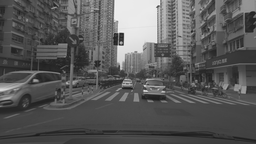
#> input picture png/000.png, 256 x 144 px, shrunk from 3840 x 2160 before the run, found by its file name
$ python self_tune.py
#> lines starting #> are read from the running program, lines starting #| are printed output that depends on the picture; long printed decimals are rounded
### global_motion_estimation/utils.py
from cmath import log10, sqrt
from tkinter import image_names
import cv2
import time
import json
import numpy as np


# [23 lines left out: function get_video_frames, not called in this run]


def get_pyramids(original_image, levels=3):
    """
    Rturns a list of downsampled images, obtained with the Gaussian pyramid method. The length of the list corresponds to the number of levels selected.

    Args:
        original_image (np.ndarray): the image to build the pyramid with
        levels (int): the number of levels (downsampling steps), default to 3

    Returns:
        pyramid (list): the listwith the various levels of the gaussian pyramid of the image.
    """
    pyramid = [original_image]
    curr = original_image
    for i in range(1, levels):
        scaled = cv2.pyrDown(curr)
        curr = scaled
        pyramid.insert(0, scaled)
    return pyramid


# [111 lines left out: functions draw_motion_field, timer, PSNR, create_video_from_frames, some_data, not called in this run]


# [20 lines that do not run on import are left out]

### global_motion_estimation/motion.py
import multiprocessing
from xmlrpc.client import MAXINT
import numpy as np
from utils import timer
from utils import get_pyramids
from bbme import get_motion_field
import itertools

BBME_BLOCK_SIZE = 16
MOTION_VECTOR_ERROR_THRESHOLD_PERCENTAGE = .3


def dense_motion_estimation(previous, current):
    """Given a couple of frames, estimates the dense motion field.

    The dense motion field corresponds to a matrix of size the # of blocks
    that fit in the image for each dimension. Each element of the matrix
    contains two values, the shift in x and y directions.

    Args:
        previous (np.ndarray): previous frame of the video.
        current (np.ndarray): current frame of the video.

    Returns:
        motion_field (np.ndarray): estimated dense motion field.
    """
    motion_field = get_motion_field(
        previous, current, block_size=2, searching_procedure=3
    )
    return motion_field


# [56 lines left out: function best_affine_parameters, not called in this run]


def affine_model(x, y, parameters):
    """Computes the or the displacement of the pixel in position <x,y> given by the application of the affine model with the passed parameters.

    Args:
        x (int): x coordinate of the pixel.
        y (int): y coordinate of the pixel.
        parameters (np.array): parameters of the affine model.

    Returns:
        (tuple(int, int)): displacement of the pixel in position <x,y>.
    """
    A = np.asarray([[1, x, y, 0, 0, 0], [0, 0, 0, 1, x, y]], dtype=np.int32)
    tparameters = np.transpose(parameters)
    d = np.matmul(A, tparameters)
    return d


# @timer
def global_motion_estimation(previous, current):
    """Method to perform the global motion estimation.
    - uses affine model to model global motion
    - uses robust estimation removing outliers from global motion estimation
    - uses a hierarchical approach to make the estimation more robust

    Args:
        previous (np.ndarray): the frame at time t-1.
        current (np.ndarray): the frame at time t.

    Returns:
        np.ndarray: The list of parameters of the motion model that describes the global motion between previous and current.
    """
    # create the gaussian pyramids of the frames
    prev_pyr = get_pyramids(previous)
    curr_pyr = get_pyramids(current)

    # first (coarse) level estimation
    parameters = np.zeros(shape=(6), dtype=np.float32)
    parameters = first_parameter_estimation(prev_pyr[0], curr_pyr[0])


    # all the other levels
    for i in range(1, len(prev_pyr)):
        parameters = parameter_projection(parameters)
        parameters = best_affine_parameters_robust(prev_pyr[i], curr_pyr[i], parameters)

    return parameters


def get_motion_field_affine(shape, parameters):
    """Computes the motion field given by the motion model.

    Args:
        shape (np.ndarray): shape of the motion field.
        parameters (np.ndarray): list of the parameters of the motion model.

    Returns:
        np.ndarray: the motion field given by the affine model with the passed parameters.
    """
    new_shape = (shape[0], shape[1], 2)
    motion_field = np.zeros(shape=new_shape, dtype=np.int16)
    for i in range(shape[0]):
        for j in range(shape[1]):
            displacement = affine_model(i, j, parameters)
            dx = round(displacement[0])
            dy = round(displacement[1])
            motion_field[i, j] = [dx, dy]
    return motion_field


def first_parameter_estimation(previous, current):
    """Computes the parameters for the perspective motion model for the first iteration.

    Parameters:
        previous:   previous frame.
        current:    current frame.

    Returns:
        np.ndarray: first estimation of the parameters, obtained with dense motion estimation.
    """
    # estimate the dense motion field
    dense_motion_field = dense_motion_estimation(previous, current)
    parameters = compute_first_parameters(dense_motion_field)
    return parameters


def compute_first_parameters(dense_motion_field):
    """Given the initial motion field, returns the first estimation of the parameters.
    For the first estimation only transition is taken into account, therefore only parameters a0 and b0 are computed.

    Args:
        dense_motion_field (np.ndarray): ndarray with shape[-1]=2; the touples in the last dimension represent the shift of the pixel from previous to current frame. It is computed via dense motion field estimation.

    Returns:
        np.ndarray: the list of parameters of the motion model.
    """
    a0 = np.mean(dense_motion_field[:, :, 0])
    b0 = np.mean(dense_motion_field[:, :, 1])
    return np.array([a0, 0.0, 0.0, b0, 0.0, 0.0], dtype=np.float32)


def parameter_projection(parameters):
    """Projection of the parameters from level l to level l+1.

    Citing the paper: `The projection of the motion parameters from one level onto the next one consists merely of multiplying a0 and a1 by 2, and dividing a6 and a7 by two.`

    Args:
        parameters (list): the list of the current parameters for motion model at level l.

    Returns:
        parameters (list): the list of the updated parameters for motion model at level l+1.
    """
    # scale transition parameters
    # a0
    parameters[0] = parameters[0] * 2
    # b0
    parameters[3] = parameters[3] * 2
    return parameters


def best_affine_parameters_robust(previous, current, old_parameters):
    """Robust version of the method to compute parameters for the affine model.
    1. estimates motion field with old parameters
    2. eliminates outliers
    3. gets new parameters without outliers

    Args:
        previous (np.ndarray): previous frame.
        current (np.ndarray): current frame.

    Returns:
        np.ndarray: array with parameters of the affine motion model [a0,a1,a2,b0,b1,b2].
    """
    # get ground truth motion field
    gt_motion_field = get_motion_field(
        previous=previous,
        current=current,
        block_size=BBME_BLOCK_SIZE,
        searching_procedure=3,
    )

    # get affine model's motion field w/ old parameters
    old_params_motion_field = get_motion_field_affine(gt_motion_field.shape, old_parameters)

    # compute differences and create mask to hide outliers
    # get difference between motion vectors
    diff = gt_motion_field-old_params_motion_field
    # get norm of difference vector
    diff = np.abs(diff)
    diff = diff.sum(axis=2)
    all_diffs = diff.flatten()
    all_diffs.sort()
    threshold_index = int(MOTION_VECTOR_ERROR_THRESHOLD_PERCENTAGE*len(all_diffs))
    threshold_value = all_diffs[-threshold_index] # since sort in ascending order
    outlier = diff>threshold_value

    # compute parameters minimizing error
    # use mask to avoid computing on outliers
    first_part = np.zeros(shape=[3, 3], dtype=np.float64)
    second_part = np.zeros(shape=[3, 1], dtype=np.float64)
    w = 1 / (previous.shape[0] * previous.shape[1])
    for i in range(gt_motion_field.shape[0]):
        for j in range(gt_motion_field.shape[1]):
            if not outlier[i,j]:
                x = i * 4
                y = j * 4
                Ax = np.array([[1, x, y]], dtype=np.float64)
                dx = gt_motion_field[i, j]
                temp_first = (np.matmul(Ax.transpose(), Ax)) * w
                temp_second = (Ax.transpose() * dx[0]) * w
                first_part += temp_first
                second_part += temp_second
    finv = np.linalg.inv(np.matrix(first_part))
    finv = np.array(finv)
    ax = np.matmul(finv, second_part)

    first_part = np.zeros(shape=[3, 3], dtype=np.float64)
    second_part = np.zeros(shape=[3, 1], dtype=np.float64)
    w = 1 / (previous.shape[0] * previous.shape[1])
    for i in range(gt_motion_field.shape[0]):
        for j in range(gt_motion_field.shape[1]):
            if not outlier[i,j]:
                x = i * 4
                y = j * 4
                Ay = np.array([[1, x, y]], dtype=np.float64)
                dx = gt_motion_field[i, j]
                temp_first = (np.matmul(Ay.transpose(), Ay)) * w
                temp_second = (Ay.transpose() * dx[1]) * w
                first_part += temp_first
                second_part += temp_second
    finv = np.linalg.inv(np.matrix(first_part))
    finv = np.array(finv)
    ay = np.matmul(finv, second_part)
    ax = ax.reshape((3,))
    ay = ay.reshape((3,))
    a = np.concatenate([ax, ay])
    return a


def compensate_frame(frame, motion_field):
    """Compute the compensated frame given the starting frame and the motion field. Assumes the motion field was computed on squared blocks.

    Args:
        frame (np.ndarray): frame to be compensated.
        motion_field (np.ndarray): motion field.

    Returns:
        np.ndarray: the compensated frame.
    """
    X = 1
    Y = 0
    compensated = np.copy(frame)
    # compute size of blocks
    bs = frame.shape[0]//motion_field.shape[0]
    for i in range(motion_field.shape[0]):
        for j in range(motion_field.shape[1]):
            a = i*bs
            d = motion_field[i,j]
            for _ in range(bs):
                b = j*bs
                for __ in range(bs):
                    try:
                        newa = a-d[X]
                        newb = b-d[Y]
                        assert newa > -1
                        assert newb > -1
                        compensated[a,b] = frame[newa,newb]
                    except:
                        pass
                    b += 1
                a += 1
    return compensated


# [18 lines left out: function motion_compensation, not called in this run]

### global_motion_estimation/bbme.py
import os
import argparse
import itertools
from xmlrpc.client import MAXINT

import cv2
import numpy as np

from utils import draw_motion_field, get_video_frames, get_pyramids


def get_motion_field(
    previous,
    current,
    block_size=4,
    search_window=2,
    searching_procedure=1,
    pnorm_distance=1,
) -> np.ndarray:
    height = previous.shape[0]
    width = previous.shape[1]

    motion_field = np.zeros(
        (int(height / block_size), int(width / block_size), 2), dtype=np.int32
    )

    search = searching_procedures[searching_procedure]
    motion_field = search(
        previous,
        current,
        motion_field,
        height,
        width,
        pnorm_distance,
        block_size,
        search_window,
    )
    return motion_field


def compute_dfd(block_1, block_2, pnorm_index=0):
    """
    compute_dfd
    Computes a given pnorm distance of two np arrays

    Args:
        block_1 (np.ndarray): first block
        block_2 (np.ndarray): the other block
        pnorm_index (func): index of the distance to use:
            0: mae
            1: mse
            Defaults to 0 (mae)


    Returns:
        float: value of the dfd
    """

    assert block_1.shape == block_2.shape
    pnorm = pnorm_distances[pnorm_index]
    diff_block = np.array(block_1, dtype=np.float32) - np.array(
        block_2, dtype=np.float32
    )
    return pnorm(diff_block)


# [13 lines left out: function mae, not called in this run]


def mse(diff_block):
    """
    mse
    Given a np array, returns the sum of of the
    minimum squared  error (2-norm distance)

    Args:
        diff_block (np.ndarray): the block to sum

    Returns:
        float: value of the sum of eucledian distance
    """
    return np.sum(diff_block * diff_block)


# [337 lines left out: functions compute_current_target_block_corners, exhaustive_search, threestep_search, twodlog_search, not called in this run]


def diamond_search(
    previous,
    current,
    mf,
    height,
    width,
    pnorm_distance=0,
    block_size=12,
    search_window=-1,
):
    """
    diamond_search
    Computes the motion field with the diamond search BBME algorithm

    Args:
        previous (np.ndarray): previous frame
        current (np.ndarray): current frame
        mf (np.ndarray): motion field to compute
        height (int): rows of the frame
        width (int): columns of the frame
        pnorm_distance (int, optional): index of the dfd function to use. Defaults to 0 (mae)
        block_size (int, optional): size of each block (in pixels). Defaults to 4.

    Returns:
        nd.ndarray: motion field
    """

    large_search_pattern_offsets = [
        (0, 0),
        (2, 0),
        (1, 1),
        (0, 2),
        (-1, 1),
        (-2, 0),
        (-1, -1),
        (0, -2),
        (1, -1),
    ]
    small_search_pattern_offsets = [
        (0, 0),
        (1, 0),
        (0, 1),
        (-1, 0),
        (0, -1),
    ]

    # notice here the approach at borders, at the moment we neglect right and bottom leftovers
    for (row, col) in itertools.product(
        range(0, height - block_size + 1, block_size),
        range(0, width - block_size + 1, block_size),
    ):
        # iterating over all image positions

        anchor_block = previous[row : row + block_size, col : col + block_size]
        match_position = (row, col)

        # large diamond search
        stopping_condition = False
        while not stopping_condition:
            min_diff = np.infty
            best_pos = match_position
            for offset in large_search_pattern_offsets:
                (row2, col2) = (
                    match_position[0] + offset[0],
                    match_position[1] + offset[1],
                )
                # wrap around a try catch block
                row2 = min(max(row2, 0), height - block_size - 1)
                col2 = min(max(col2, 0), width - block_size - 1)
                block = current[row2 : row2 + block_size, col2 : col2 + block_size]
                diff = compute_dfd(anchor_block, block, pnorm_distance)

                if diff < min_diff:
                    min_diff = diff
                    best_pos = (row2, col2)

            stopping_condition = match_position == best_pos
            match_position = best_pos

        # small diamond search
        min_diff = np.infty
        for offset in small_search_pattern_offsets:
            (row2, col2) = (
                match_position[0] + offset[1],
                match_position[1] + offset[0],
            )
            row2 = min(max(row2, 0), height - block_size - 1)
            col2 = min(max(col2, 0), width - block_size - 1)
            block = current[row2 : row2 + block_size, col2 : col2 + block_size]
            diff = compute_dfd(anchor_block, block, pnorm_distance)

            if diff < min_diff:
                min_diff = diff
                best_pos = (row2, col2)

        mf[row // block_size, col // block_size, 1] = best_pos[0] - row
        mf[row // block_size, col // block_size, 0] = best_pos[1] - col

    return mf


# [69 lines left out: functions rescale_motion_field, hierarchical_wrapper, not called in this run]


pnorm_distances = [mae, mse]
searching_procedures = [
    exhaustive_search,
    threestep_search,
    twodlog_search,
    diamond_search,
]


# [31 lines left out: function main, not called in this run]
    # cv2.imshow("motionf field", draw)
    # cv2.waitKey(0)


# [62 lines that do not run on import are left out]

### global_motion_estimation/self_tune.py
import motion as motion
import numpy as np
import cv2
import os

def PSNR(original, compressed):
    mse = np.mean((original - compressed) ** 2)
    if mse == 0:
        return 100
    max_pixel = 255.0
    psnr = 10 * np.log10(max_pixel / np.sqrt(mse))
    return psnr

previous_path = '/Users/caichengyun/Desktop/CV/FinalProject/png/000.png'
current_path = '/Users/caichengyun/Desktop/CV/FinalProject/png/016.png'
future_path = '/Users/caichengyun/Desktop/CV/FinalProject/png/032.png'


img_0 = cv2.imread(previous_path, cv2.COLOR_BGR2GRAY)
#> img_0 is the input picture: shape (144, 256); min 23, max 246, mean 89.7
img_16 = cv2.imread(current_path, cv2.COLOR_BGR2GRAY)
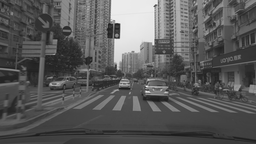
#> input picture png/016.png, 256 x 144 px, shrunk from 3840 x 2160 before the run, found by its file name
#> img_16 is the input picture: shape (144, 256); min 26, max 246, mean 89.6
img_32 = cv2.imread(future_path, cv2.COLOR_BGR2GRAY)
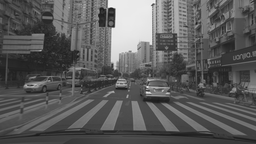
#> input picture gt/032.png, 256 x 144 px, shrunk from 3840 x 2160 before the run, found by its file name
#> img_32 is the input picture: shape (144, 256); min 22, max 246, mean 91.4

params = motion.global_motion_estimation(img_0, img_16)
#> after the loop in get_pyramids, `for i in range(1, levels):`: pyramid = 3 items
#> the loop in get_pyramids (call 2), `for i in range(1, levels):` made 2 passes
#> pass 1, in get_pyramids (call 2), `scaled = cv2.pyrDown(curr)`:
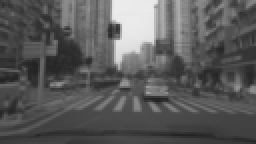
#> scaled: shape (72, 128) (shown 2 times larger); min 34, max 235, mean 89.8
#> the loop in diamond_search, `for (row, col) in itertools.product( range(0, height - block_size + 1,..` made 576 passes
#> anchor_block on passes 1 to 3: [[69, 71], [62, 65]], [[74, 79], [74, 79]], [[83, 84], [76, 77]]
#> the loop in global_motion_estimation, `for i in range(1, len(prev_pyr)):` made 2 passes

model_motion_field = motion.get_motion_field_affine(
    (int(img_0.shape[0] / motion.BBME_BLOCK_SIZE), int(img_0.shape[1] / motion.BBME_BLOCK_SIZE), 2), parameters=params
)

compensated_0 = motion.compensate_frame(img_0, model_motion_field)
#> after the loop in compensate_frame, `for i in range(motion_field.shape[0]):`:
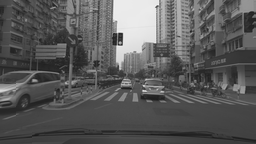
#> compensated: shape (144, 256); min 23, max 246, mean 89.7

params = motion.global_motion_estimation(img_32, img_16)
#> the loop in get_pyramids (call 3), `for i in range(1, levels):` made 2 passes
#> pass 1, in get_pyramids (call 3), `scaled = cv2.pyrDown(curr)`:
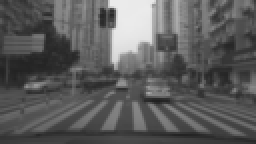
#> scaled: shape (72, 128) (shown 2 times larger); min 32, max 235, mean 91.6
#> the loop in global_motion_estimation (call 2), `for i in range(1, len(prev_pyr)):` made 2 passes

model_motion_field = motion.get_motion_field_affine(
    (int(img_32.shape[0] / motion.BBME_BLOCK_SIZE), int(img_32.shape[1] / motion.BBME_BLOCK_SIZE), 2), parameters=params
)

compensated_32 = motion.compensate_frame(img_32, model_motion_field)
#> after the loop in compensate_frame (call 2), `for i in range(motion_field.shape[0]):`:
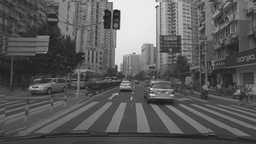
#> compensated: shape (144, 256); min 22, max 246, mean 91.8

compensated = cv2.addWeighted(compensated_0, 0.5, compensated_32, 0.5, 0)
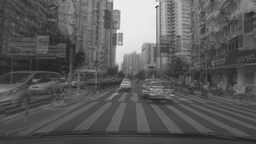
#> compensated: shape (144, 256); min 31, max 246, mean 90.8

cv2.imwrite("compensated.png", compensated)

psnr = PSNR(img_16, compensated)

# compute l2 distance
l2 = np.linalg.norm(img_0 - compensated)

print(f'PSNR: {psnr}')
#| PSNR: 14.604
print(f'L2 distance: {l2}')
#| L2 distance: 32346.197
